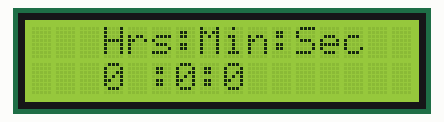
This sketch was run on a simulated Arduino Uno, built with avr-gcc and run on an emulated ATmega328P. On the bench: 16×2 character LCD.

Above: at 0.1 s.
At 4.1 s:
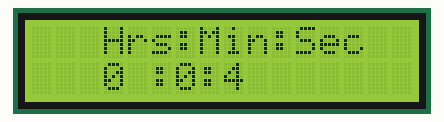
At 9.1 s:
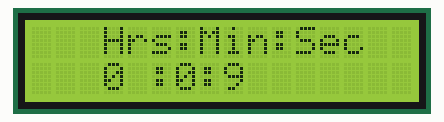
At 19.1 s:
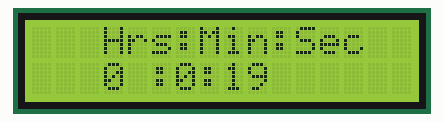
At 28.1 s:
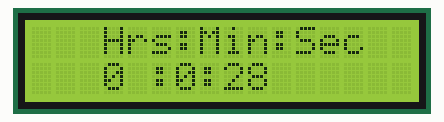
At 38.1 s:
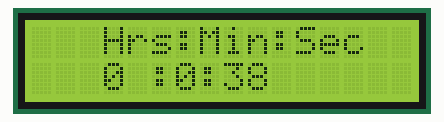

Measured:
- what the display in image 1 shows lasts 1.0 s, from 4.1 s to 5.1 s

The sketch:

lcdclock.ino
```cpp
#include <LiquidCrystal.h>

// initialize the library by associating any needed LCD interface pin
// with the arduino pin number it is connected to
const int rs = 12, en = 11, d4 = 5, d5 = 4, d6 = 3, d7 = 2;
LiquidCrystal lcd(rs, en, d4, d5, d6, d7);

void setup() {
lcd.begin(16, 2);
lcd.setCursor(3,0);
lcd.print("Hrs:Min:Sec");
}
void loop() {
int i,j,k;
lcd.setCursor(3,1);
for(i=0;i<12;i++)
 {
  lcd.print(i);
  for(j=0;j<60;j++)
   {
    lcd.setCursor(5,1);
    lcd.print(":");
    lcd.print(j);
    for(k=0;k<60;k++)
     {
      lcd.setCursor(7,1);
      lcd.print(":");
      lcd.print(k);
      delay(1000);
     }
   }
 }
}
```
